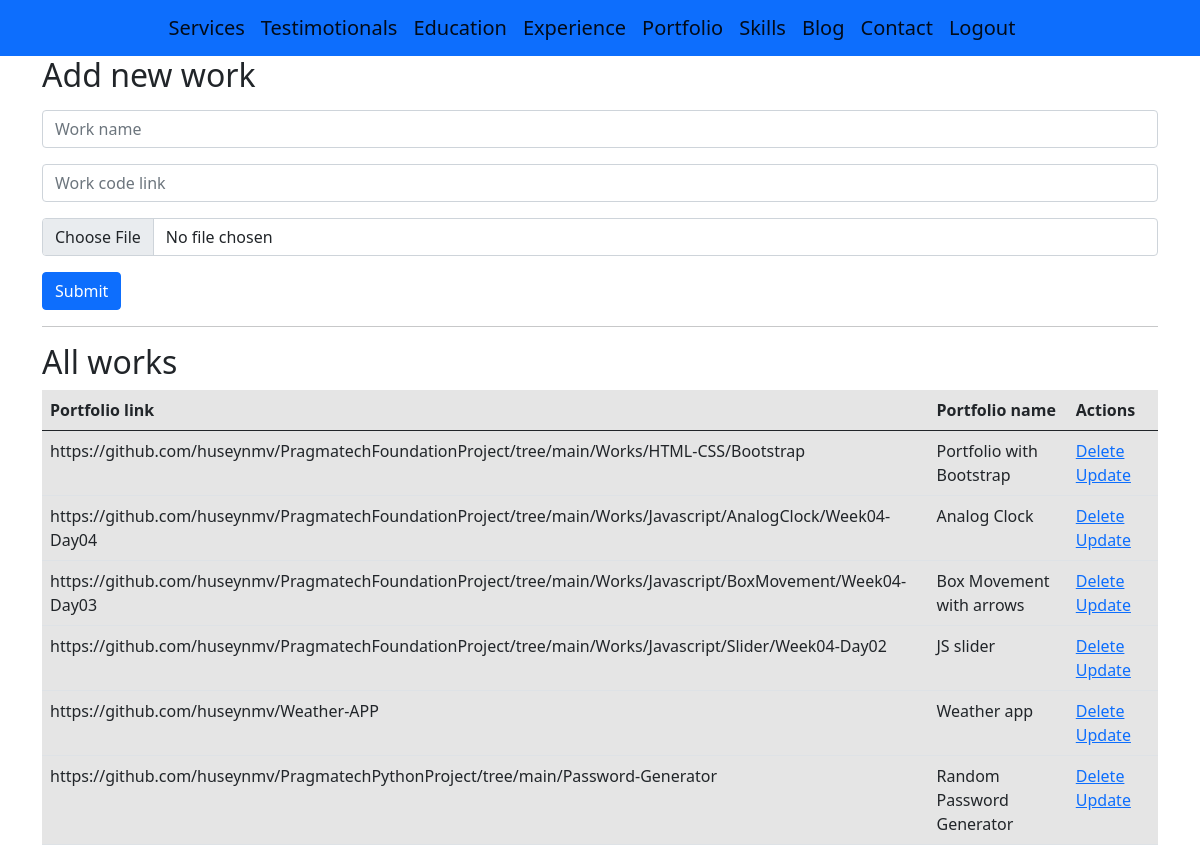
/admin/portfolio (signed in), run on an earlier commit of the app's database.
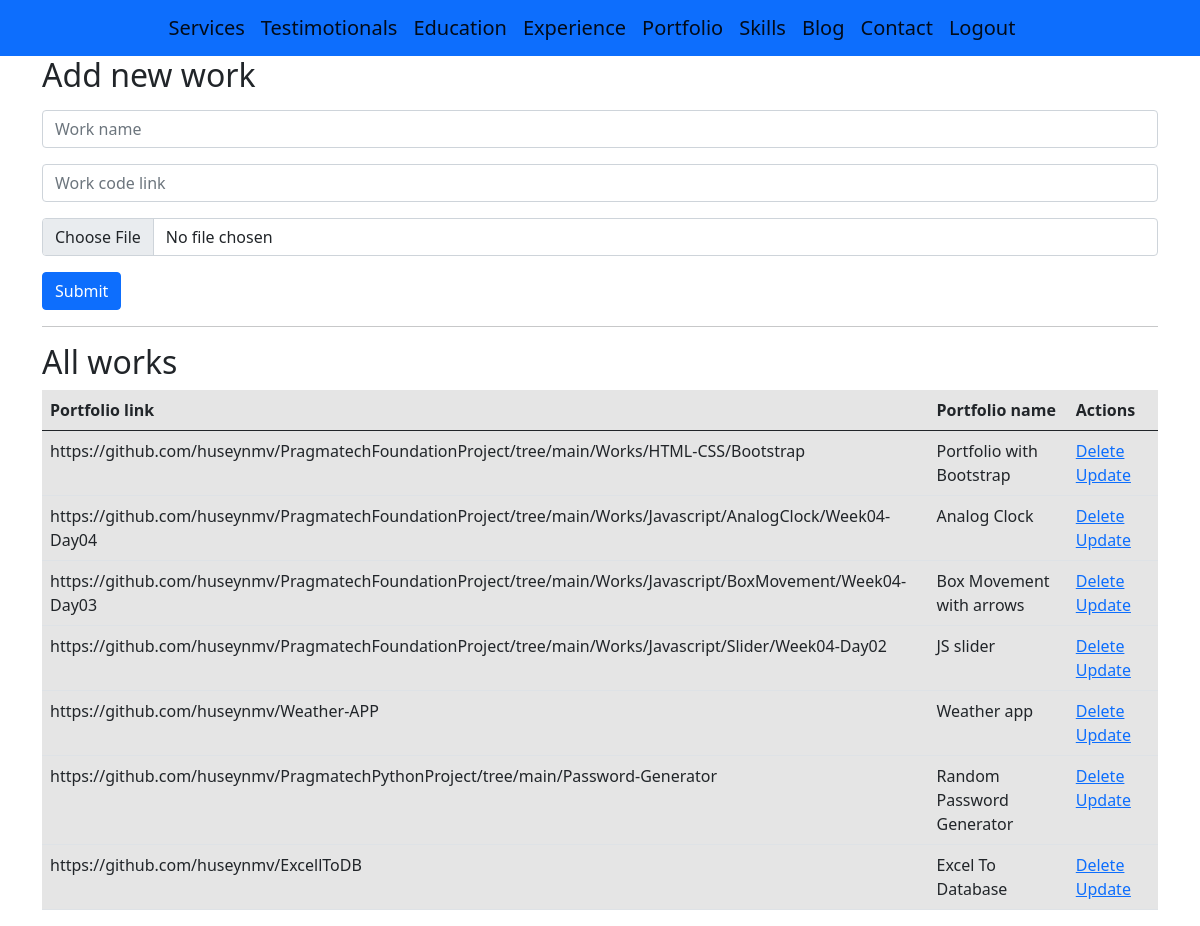
And on a later commit of the database.
### models.py (models this page shows)
class Portfolio(db.Model):
    id=db.Column(db.Integer,primary_key=True)
    portfolio_img=db.Column(db.String(100))
    portfolio_name=db.Column(db.String(100))
    portfolio_link=db.Column(db.String(100))

### admin/routes.py (the view, shortened to what this page needs)
@app.route("/admin/portfolio", methods=["GET", "POST"])
@login_required
def admin_portfolio():
    from models import Portfolio
    work=Portfolio.query.all()
    return render_template('admin/portfolio.html', work=work)

### admin/routes.py (called while the page is built)
@login_manager.user_loader
def load_user(user_id):
    from models import User
    return User.query.get(user_id)

### templates/admin/portfolio.html
{% extends "admin/base.html" %}
{% block content %}
<h2>Add new work</h2>
<form action="/admin/portfolio" method="POST" enctype="multipart/form-data">
  <div class="mt-3">
    <input type="text" class="form-control" placeholder="Work name" name="work_name">
  </div>
  <div class="mt-3">
    <input type="text" class="form-control" placeholder="Work code link" name="work_link">
  </div>
  <div class="mt-3">
    <input type="file" class="form-control" placeholder="work image" name="work_img">
  </div>
  <button type="submit" class="btn btn-primary mt-3">Submit</button>
</form>
<hr>
<h2>All works</h2>
<table class="table table-active">
  <thead>
    <tr>
      <th scope="col">Portfolio link</th>
      <th scope="col">Portfolio name</th>
      <th scope="col">Actions</th>
    </tr>
  </thead>
  <tbody>
   {% for work in work %}
    <tr>
      <td>{{work.portfolio_link}}</td>
      <td>{{work.portfolio_name}}</td>
      <td>
          <a href="/admin/portfolio/delete/{{work.id}}">Delete</a>
          <a href="/admin/portfolio/update/{{work.id}}">Update</a>
      </td>
    </tr>
    {% endfor %}
  </tbody>
</table>
{% endblock %}

What changed in the data, as far as the page shows it:
added Portfolio: portfolio_link "https://github.com/huseynmv/ExcellToDB", portfolio_name "Excel To Database"
